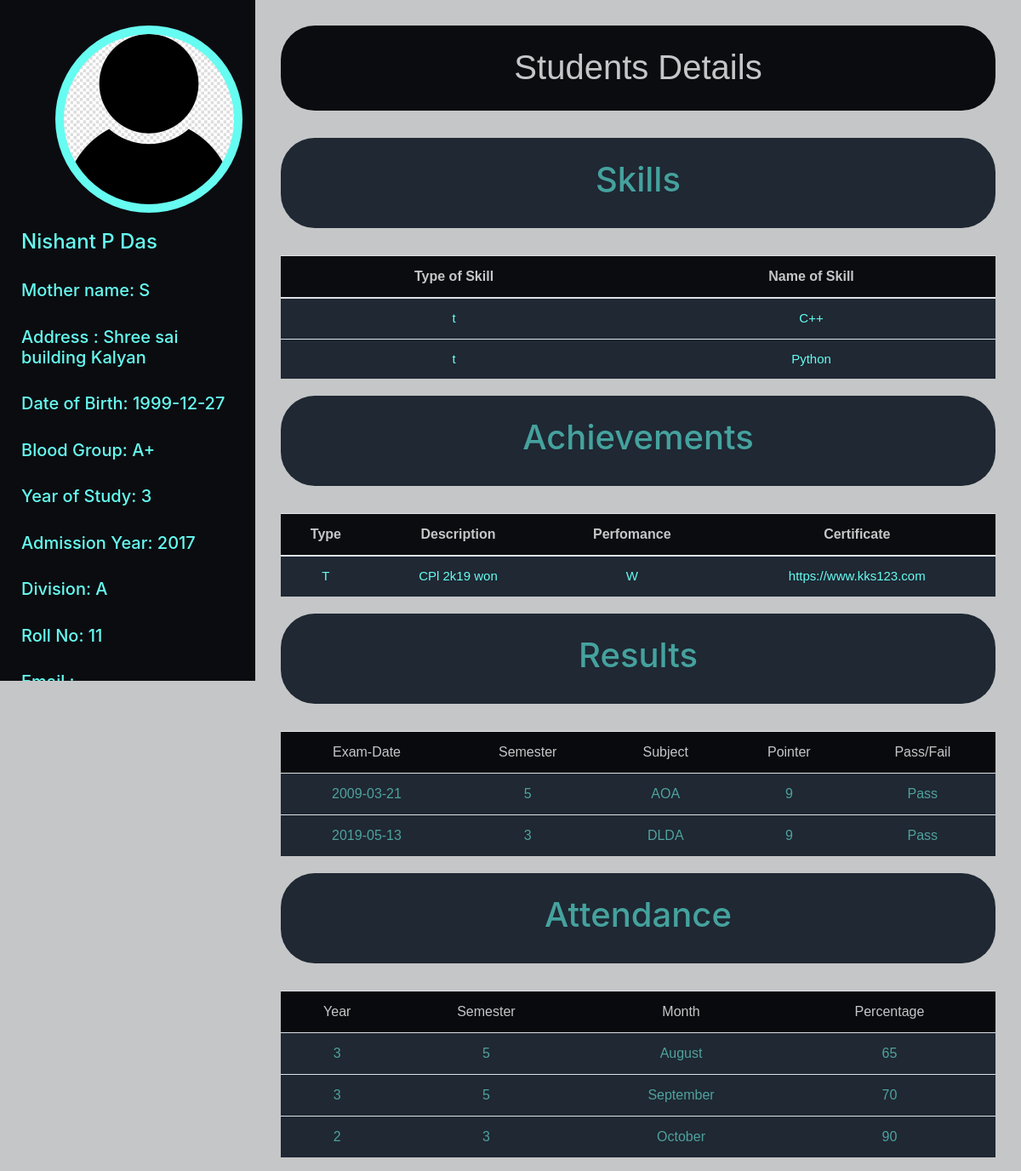
Page /student_infohod.php?id=111 on the committed database.
### tables this page shows
CREATE TABLE `students` (
  `student_id` int(11) NOT NULL,
  `First` varchar(100) NOT NULL,
  `Middle` varchar(100) NOT NULL,
  `Last` varchar(100) NOT NULL,
  `Mother` varchar(100) NOT NULL,
  `Date_of_birth` date NOT NULL,
  `Blood_grp` varchar(4) NOT NULL,
  `Study_year` int(4) NOT NULL,
  `Admission_year` int(255) NOT NULL,
  `Division` varchar(1) NOT NULL,
  `Roll_no` int(100) NOT NULL,
  `Batch` int(1) NOT NULL
);

CREATE TABLE `student_address` (
  `student_id` int(11) NOT NULL,
  `Location` varchar(300) NOT NULL
);

CREATE TABLE `skills` (
  `student_id` int(11) NOT NULL,
  `Type` varchar(2) NOT NULL,
  `Skill_name` varchar(100) NOT NULL
);

CREATE TABLE `achivements` (
  `student_id` int(11) NOT NULL,
  `Tech/NonTech` varchar(20) NOT NULL,
  `Description` varchar(300) NOT NULL,
  `Won/Lost` varchar(5) NOT NULL,
  `Certificate` varchar(100) NOT NULL
);

CREATE TABLE `result` (
  `student_id` int(11) NOT NULL,
  `Semester` int(1) NOT NULL,
  `Exam_date` date NOT NULL,
  `Subject` varchar(50) NOT NULL,
  `Pointer` int(5) NOT NULL,
  `Pass/Fail` varchar(11) NOT NULL
);

CREATE TABLE `attendance` (
  `student_id` int(11) NOT NULL,
  `Semester` int(1) NOT NULL,
  `Year` int(1) NOT NULL,
  `Month` varchar(20) NOT NULL,
  `attend` int(11) NOT NULL
);

### student_infohod.php (the view, shortened to what this page needs)
<!DOCTYPE html>
<html>
    <head>
        <link rel="stylesheet" href="https://maxcdn.bootstrapcdn.com/bootstrap/4.3.1/css/bootstrap.min.css">
    </head>
    <body>
        <?php
            $servername="localhost";
            $conn = mysqli_connect($servername,"root","","computer_dept") ;
        ?>
        <div class="container-fluid">
            <div class="row">
                <div class="col-md-3 text center">
                    <div class="container text-center heading">
                        <img src="contact.jpg" alt="pratik" class="thumbnail">
                    </div>
                    <div class="container details">
                        <?php
                            if($_GET['id']){
                                $id=$_GET['id'];
                            }
                            else{
                                $id = $_SESSION['id'];
                            }
                            $q1 = "select * from students natural join student_address natural join student_email where student_id=$id";
                            $query1 = mysqli_query($conn, $q1);
                            $student = mysqli_fetch_assoc($query1);
                        ?>
                        <h4><?php echo $student['First'].' '.$student['Middle'].' '.$student['Last']; ?></h4>
                        <br>
                        <h5>Mother name: <?php echo $student['Mother']; ?></h5>
                        <br>
                        <?php
                        echo("
                        <h5>Address : ". $student['Location']."</h5>");
                        ?>
                        <br>
                        <h5>Date of Birth: <?php echo $student['Date_of_birth']; ?></h5>
                        <br>
                        <h5>Blood Group: <?php echo $student['Blood_grp']; ?></h5>
                        <br>
                        <h5>Year of Study: <?php echo $student['Study_year']; ?></h5>
                        <br>
                        <h5>Admission Year: <?php echo $student['Admission_year']; ?></h5>
                        <br>
                        <h5>Division: <?php echo $student['Division']; ?></h5>
                        <br>
                        <h5>Roll No: <?php echo $student['Roll_no']; ?></h5>
                        <br>
                        <?php
                        echo("<h5>Email : ". $student['Email']."</h5>");
                        ?>
                    </div>
                </div>
                <div class="col-md-9">
                    <div class="container-fluid text-center">
                        <div class="jumbotron text-center info">
                            <h1 id="info1">Students Details</h1>
                        </div>
                        <div class="jumbotron text-center">
                            <h1>Skills</h1>
                        </div>
                        <table class="table">
                            <thead>
                                <tr>
                                    <th>Type of Skill</th>
                                    <th>Name of Skill</th>
                                </tr>
                            </thead>
                            <tbody>
                                <?php
                                $q1 = "select * from skills where student_id=$id";
                                $query1 = mysqli_query($conn, $q1);
                                    While($rows=mysqli_fetch_assoc($query1))
                                    {
                                ?>
                                <tr class="details">
                                        <td><?php echo $rows['Type']; ?></td>
                                        <td><?php echo $rows['Skill_name']; ?></td>
                                </tr>
                                <?php
                                }
                                ?>
                            </tbody>
                        <table>
                        <div class="jumbotron text-center">
                            <h1>Achievements</h1>
                        </div>
                        <table class="table">
                            <thead>
                                <tr>
                                    <th>Type</th>
                                    <th>Description</th>
                                    <th>Perfomance</th>
                                    <th>Certificate</th>
                                </tr>
                            </thead>
                            <tbody>
                                <?php
                                $q1 = "select * from achivements where student_id=$id";
                                $query1 = mysqli_query($conn, $q1);
                                    While($rows=mysqli_fetch_assoc($query1))
                                    {
                                ?>
                                <tr class="details">
                                        <td><?php echo $rows['Tech/NonTech']; ?></td>
                                        <td><?php echo $rows['Description']; ?></td>
                                        <td><?php echo $rows['Won/Lost']; ?></td>
                                        <td><?php echo $rows['Certificate']; ?></td>
                                </tr>
                                <?php
                                }
                                ?>
                            </tbody>
                        <table>
                        <div class="jumbotron text-center">
                            <h1>Results</h1>
                        </div>
                        <table class="table" >
                            <thead class="thead-dark">
                            <tr class="table-active">
                            <td>Exam-Date</td>
                            <td>Semester</td>
                            <td>Subject</td>
                            <td>Pointer</td>
                            <td>Pass/Fail</td>
                            </tr>
                            </thead>
                        <?php
                        $q2 = "select * from result where student_id=$id";
                                $query2 = mysqli_query($conn, $q2);
                                if(mysqli_num_rows($query2))
                                {
                                while($rows = mysqli_fetch_assoc($query2))
                                {
                                    echo('
                                     <tr class="clickrow">
                                                <td>'.$rows['Exam_date'].'</td>
                                                <td>'.$rows['Semester'].'</td>
                                                <td>'.$rows['Subject'].'</td>
                                                <td>'.$rows['Pointer'].'</td>
                                                <td>'.$rows['Pass/Fail'].'</td>
                                            </tr>');
                                }
                            }
                        ?>
                        </table>
                        <div class="jumbotron text-center">
                            <h1>Attendance</h1>
                        </div>
                        <table class="table" >
                            <thead class="thead-dark">
                                <tr class="table-active">
                                    <td>Year</td>
                                    <td>Semester</td>
                                    <td>Month</td>
                                    <td>Percentage</td>
                                </tr>
                            </thead>
                        <?php
                        $q2 = "select * from attendance where student_id=$id";
                                $query2 = mysqli_query($conn, $q2);
                                if(mysqli_num_rows($query2))
                                {
                                while($rows = mysqli_fetch_assoc($query2))
                                {
                                    echo('
                                     <tr class="clickrow">
                                                <td>'.$rows['Year'].'</td>
                                                <td>'.$rows['Semester'].'</td>
                                                <td>'.$rows['Month'].'</td>
                                                <td>'.$rows['attend'].'</td>
                                            </tr>');
                                }
                            }
                        ?>
                        </table>
                    </div>
                </div>
            </div>
        </div>
    </body>
</html>

### student_infohod.php (style rules this page uses)
body { background-color: #C5C6C7; }
.col-md-3 { background-color: #0B0C10;; height: 100vh; overflow: scroll; margin-left: 0; padding: 10px; position: sticky; top: 0; }
.col-md-9 { overflow: scroll; }
.thumbnail { width: 200px; height: 200px; border-radius: 50%; }
.heading { width: 220px; height: 220px; margin: 20px 0 20px 55px; background-color: #66FCF1; border-radius: 100%; padding: 10px; }
.details { color: #66FCF1; font-size: 15px; }
.jumbotron.info { background-color: #0B0C10; margin-top: 30px; font-size: 40px; color: #C5C6C7; font-family: 'Franklin Gothic Medium', 'Arial Narrow', Arial, sans-serif; font-size: 40px; height: 100px; }
.jumbotron { background-color: #1F2833; color: #45A29E; padding: 25px; margin-top: 20px; border-radius: 40px; }
.table { background-color: #1F2833; color: #4FA29E; font-family: 'Franklin Gothic Medium', 'Arial Narrow', Arial, sans-serif; }
thead { background-color: #0B0C10; color: #C5C6C7; }

### rows in the picture
students: First "Nishant", Middle "P", Last "Das", Mother "S", student_address.Location "Shree sai building Kalyan", Date_of_birth "1999-12-27", Blood_grp "A+", Study_year "3", Admission_year "2017", Division "A", Roll_no "11"
skills: Type "t", Skill_name "C++"
skills: Type "t", Skill_name "Python"
achivements: value "T", Description "CPl 2k19 won", value "W", Certificate "https://www.kks123.com"
result: Exam_date "2009-03-21", Semester "5", Subject "AOA", Pointer "9", value "Pass"
result: Exam_date "2019-05-13", Semester "3", Subject "DLDA", Pointer "9", value "Pass"
attendance: Year "3", Semester "5", Month "August", attend "65"
attendance: Year "3", Semester "5", Month "September", attend "70"
attendance: Year "2", Semester "3", Month "October", attend "90"
